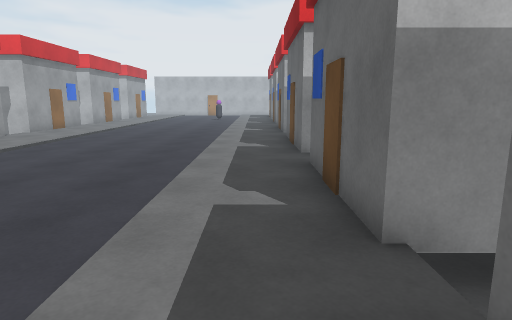
[1] (above)

16 first-person views from a walk through a Unity game level. The camera is 1.4 m above the floor, tilts 6° down and sees 75° across. The floor is counted in squares, 1 m on a side. Each view is taken from the middle of a square. On the plan, view 1 faces up. The plan holds only what a view shows up to about 15 squares ahead; the rest is blank. The place goes on beyond the plan. The player is left out.

[2]
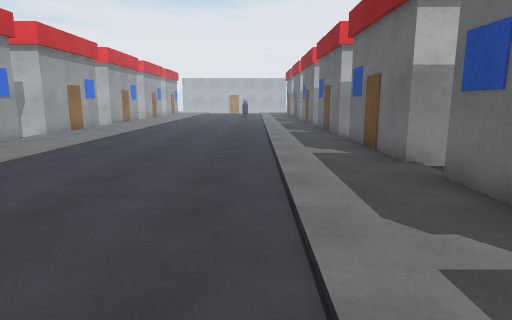

[3]
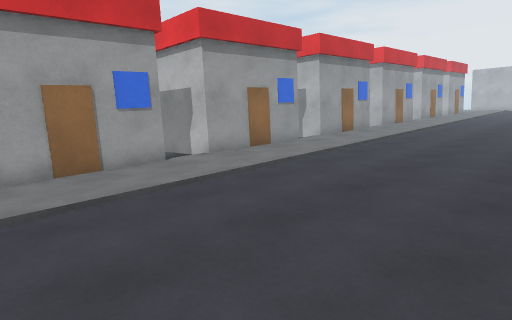

[4]
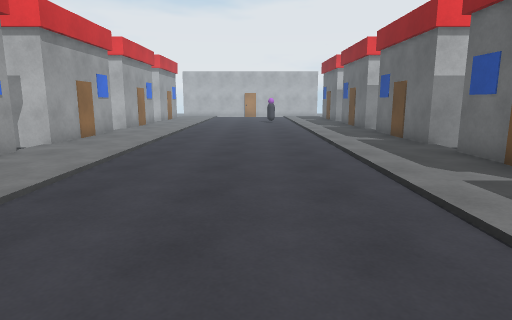

[5]
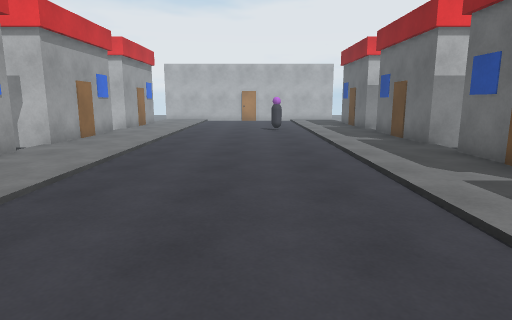

[6]
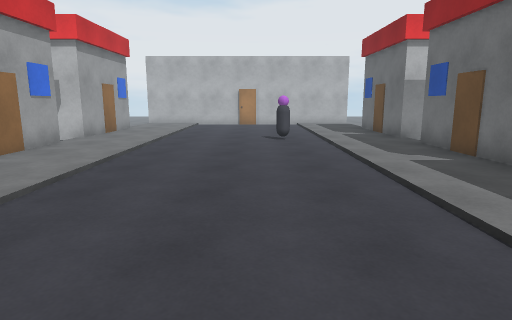

[7]
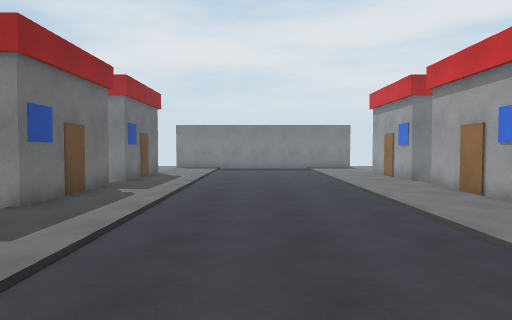

[8]
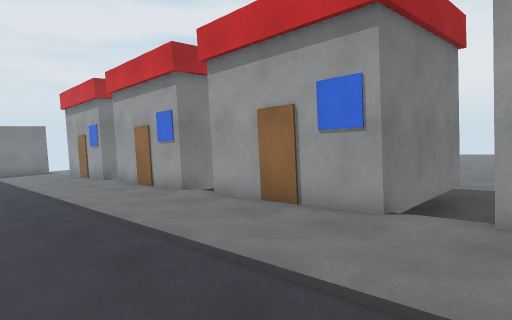

[9]
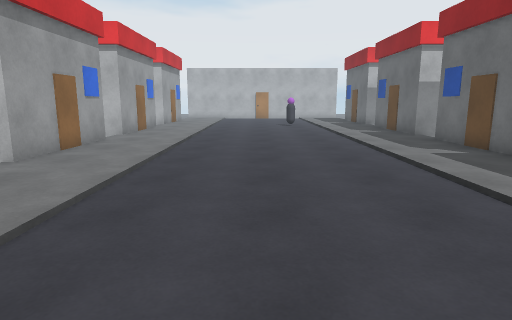

[10]
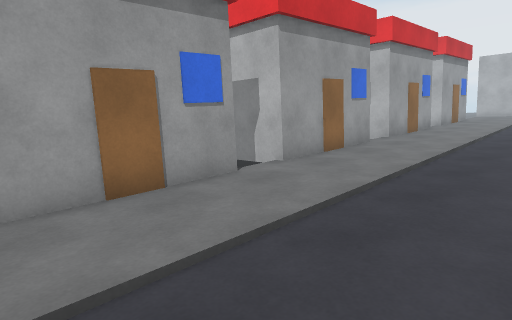

[11]
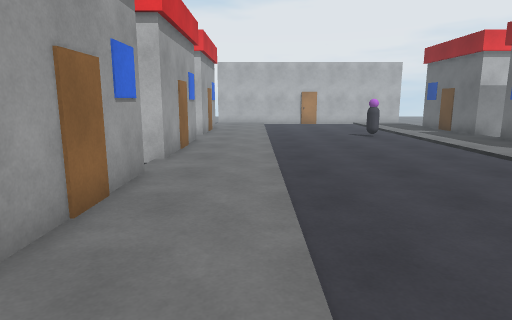

[12]
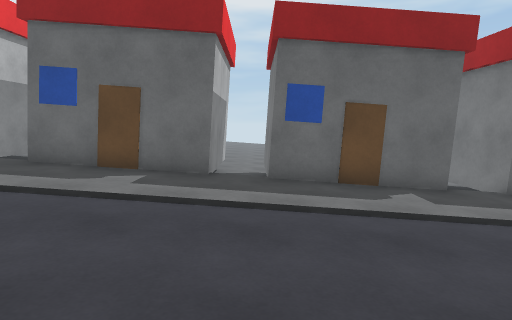

[13]
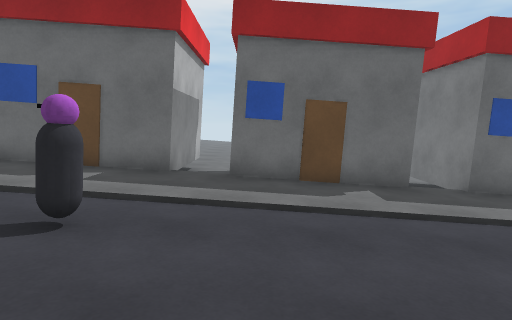

[14]
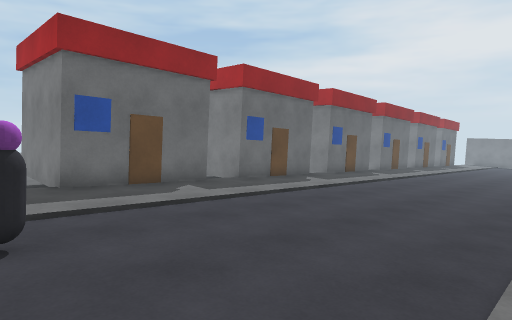

[15]
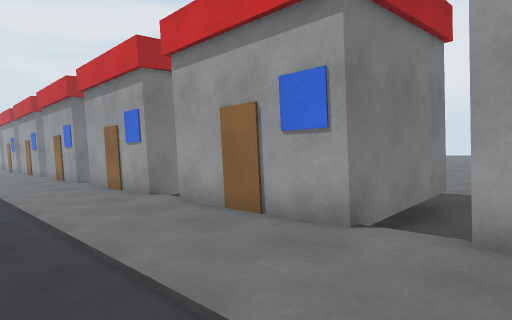

[16]
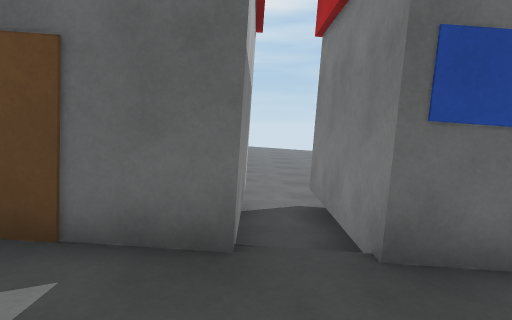

### Floor plan
Key: @ floor where view 1 was taken; . main floor; : floor 0.25 m higher than the main floor; - floor 0.25 m lower than the main floor; + floor 0.5 m higher than the main floor; _ floor 0.5 m lower than the main floor; * floor 0.75 m higher than the main floor; < floor 0.75 m lower than the main floor; % floor 1 m higher than the main floor; ( floor 1 m lower than the main floor; & floor 1.25 m higher than the main floor; ! floor 1.25 m lower than the main floor; $ floor 1.5 m higher than the main floor; O other object.
Columns run from 22 left of view 1 to 13 right of it. Each row starts with its distance up from view 1.
 28             O$$&&&&O&$$O
 27            OO$$&&&&O&$$OOOOOO%
 26      ***OOOO&&&&&&&&&&&&OOOO**
 25 *******OOOOOO&&%%%%%%&&OOOOOO*
 24 ***         O&&%%%%%%&&O
 23             O%%%%%%%%%%O
 22             O%%%%%%%%%%O
 21            OO%%%%%%%%%%OOO
 20            O%%%******%%%OOO
 19            OO%%******%%OOOO
 18             O**********O
 17             O**++++++**O
 16             O++++++++++O
 15           OOO++++++++++OOOOOO..
 14            O++++++++++++OOOO...
 13            OO++::::::++OOOOOO
 12             O::::::::::O
 11             O::......::O
 10             O::......::O
  9            OO..........OO
  8   ______OOOO............OOO
  7 _______OOOOOO..........OOOO
  6 __          O..------..O
  5             O..------..O
  4             O----------O
  3          OOOO--______--OO
  2            O---______---O
  1            OO__________OO
  0             O_________@O
 -1             O__<<<<<<__O
 -2             O<<<<<<<<<<O
 -3             O<<<<<<<<<<OOOOO!!!!!!!!
 -4            O<<<((((((<<<OOOO!!!!!!!!
 -5            OO((((((((((OO OOO!!!!!!!

Positions as (right, up) in squares from view 1, and headings:
1: (0, 0), facing up
2: (-2, -4), facing up
3: (-2, -3), facing up-left
4: (-4, 5), facing up
5: (-4, 11), facing up
6: (-4, 15), facing up
7: (-4, 9), facing down
8: (-5, 10), facing down-left
9: (-5, 8), facing up
10: (-5, 9), facing up-left
11: (-8, 13), facing up
12: (-7, 14), facing right
13: (-7, 25), facing right
14: (-8, 28), facing down-right
15: (-6, 28), facing down-left
16: (-2, -3), facing right
